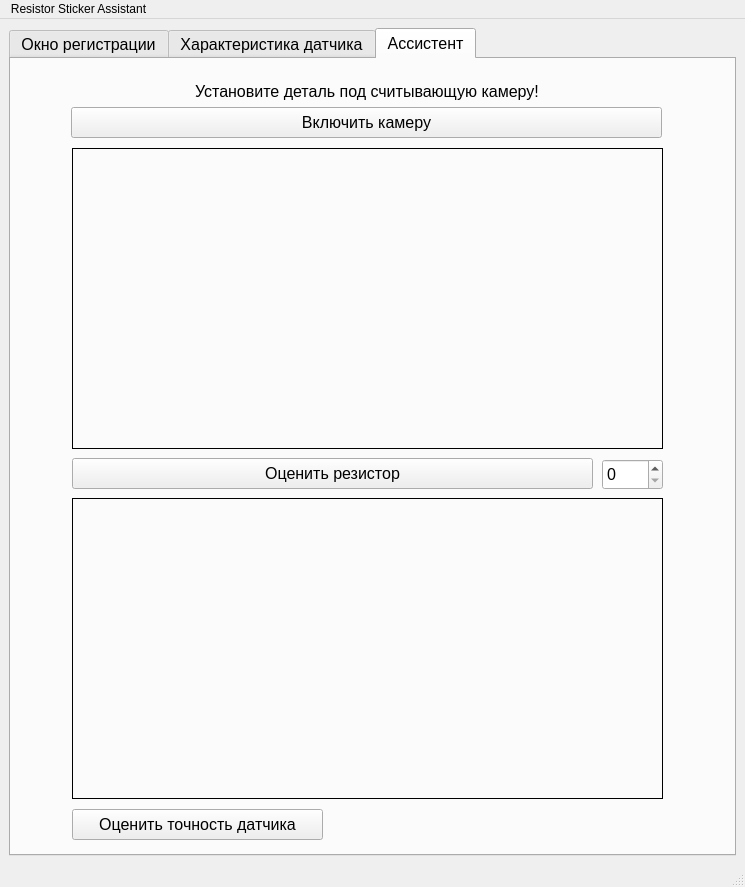
<?xml version="1.0" encoding="UTF-8"?>
<ui version="4.0">
 <class>MainWindow</class>
 <widget class="QMainWindow" name="MainWindow">
  <property name="geometry">
   <rect>
    <x>0</x>
    <y>0</y>
    <width>745</width>
    <height>887</height>
   </rect>
  </property>
  <property name="windowTitle">
   <string>MainWindow</string>
  </property>
  <widget class="QWidget" name="centralwidget">
   <layout class="QHBoxLayout" name="horizontalLayout">
    <item>
     <widget class="QTabWidget" name="tabWidget">
      <property name="font">
       <font>
        <pointsize>12</pointsize>
       </font>
      </property>
      <property name="tabShape">
       <enum>QTabWidget::Rounded</enum>
      </property>
      <property name="currentIndex">
       <number>2</number>
      </property>
      <property name="iconSize">
       <size>
        <width>30</width>
        <height>30</height>
       </size>
      </property>
      <widget class="QWidget" name="Home">
       <attribute name="title">
        <string>Окно регистрации</string>
       </attribute>
       <widget class="QLabel" name="avatarWorkerPicture">
        <property name="geometry">
         <rect>
          <x>70</x>
          <y>80</y>
          <width>231</width>
          <height>281</height>
         </rect>
        </property>
        <property name="frameShape">
         <enum>QFrame::Box</enum>
        </property>
        <property name="text">
         <string/>
        </property>
       </widget>
       <widget class="QLabel" name="nameTextLabel">
        <property name="geometry">
         <rect>
          <x>350</x>
          <y>210</y>
          <width>81</width>
          <height>20</height>
         </rect>
        </property>
        <property name="text">
         <string>Имя:</string>
        </property>
       </widget>
       <widget class="QLabel" name="surnameTextLabel">
        <property name="geometry">
         <rect>
          <x>350</x>
          <y>170</y>
          <width>81</width>
          <height>20</height>
         </rect>
        </property>
        <property name="text">
         <string>Фамилия:</string>
        </property>
       </widget>
       <widget class="QLabel" name="patronymicTextLabel">
        <property name="geometry">
         <rect>
          <x>350</x>
          <y>250</y>
          <width>81</width>
          <height>20</height>
         </rect>
        </property>
        <property name="text">
         <string>Пароль:</string>
        </property>
       </widget>
       <widget class="QTextEdit" name="enterSurnameTextBox">
        <property name="geometry">
         <rect>
          <x>440</x>
          <y>160</y>
          <width>221</width>
          <height>31</height>
         </rect>
        </property>
        <property name="verticalScrollBarPolicy">
         <enum>Qt::ScrollBarAlwaysOff</enum>
        </property>
        <property name="placeholderText">
         <string>Введите фамилию</string>
        </property>
       </widget>
       <widget class="QTextEdit" name="enterNameTextBox">
        <property name="geometry">
         <rect>
          <x>440</x>
          <y>200</y>
          <width>221</width>
          <height>31</height>
         </rect>
        </property>
        <property name="verticalScrollBarPolicy">
         <enum>Qt::ScrollBarAlwaysOff</enum>
        </property>
        <property name="placeholderText">
         <string>Введите имя</string>
        </property>
       </widget>
       <widget class="QTextEdit" name="enterPatronymicTextBox">
        <property name="geometry">
         <rect>
          <x>440</x>
          <y>240</y>
          <width>221</width>
          <height>31</height>
         </rect>
        </property>
        <property name="verticalScrollBarPolicy">
         <enum>Qt::ScrollBarAlwaysOff</enum>
        </property>
        <property name="placeholderText">
         <string>Введите пароль</string>
        </property>
       </widget>
       <widget class="QPushButton" name="loginButton">
        <property name="geometry">
         <rect>
          <x>230</x>
          <y>450</y>
          <width>231</width>
          <height>41</height>
         </rect>
        </property>
        <property name="text">
         <string>Войти</string>
        </property>
       </widget>
       <widget class="QPushButton" name="signinButton">
        <property name="geometry">
         <rect>
          <x>230</x>
          <y>530</y>
          <width>231</width>
          <height>41</height>
         </rect>
        </property>
        <property name="text">
         <string>Зарегестрироваться</string>
        </property>
       </widget>
       <widget class="QLabel" name="orTextLabel">
        <property name="geometry">
         <rect>
          <x>330</x>
          <y>500</y>
          <width>31</width>
          <height>16</height>
         </rect>
        </property>
        <property name="text">
         <string>или</string>
        </property>
       </widget>
       <widget class="QLabel" name="errorMessageLabel">
        <property name="geometry">
         <rect>
          <x>230</x>
          <y>590</y>
          <width>231</width>
          <height>31</height>
         </rect>
        </property>
        <property name="text">
         <string/>
        </property>
       </widget>
      </widget>
      <widget class="QWidget" name="SensorType">
       <attribute name="title">
        <string>Характеристика датчика</string>
       </attribute>
       <widget class="QPushButton" name="spotTypeSensorButton">
        <property name="geometry">
         <rect>
          <x>70</x>
          <y>80</y>
          <width>591</width>
          <height>41</height>
         </rect>
        </property>
        <property name="text">
         <string>Определить параметры датчика</string>
        </property>
       </widget>
       <widget class="QWidget" name="layoutWidget_2">
        <property name="geometry">
         <rect>
          <x>70</x>
          <y>30</y>
          <width>591</width>
          <height>41</height>
         </rect>
        </property>
        <layout class="QHBoxLayout" name="horizontalLayout_5">
         <item>
          <widget class="QLabel" name="sensorInfoLabel">
           <property name="font">
            <font>
             <pointsize>12</pointsize>
            </font>
           </property>
           <property name="text">
            <string> Введите идентификатор датчика: </string>
           </property>
          </widget>
         </item>
         <item>
          <widget class="QTextEdit" name="sensorInfoInput"/>
         </item>
        </layout>
       </widget>
       <widget class="QPlainTextEdit" name="plainTextEdit">
        <property name="geometry">
         <rect>
          <x>-240</x>
          <y>330</y>
          <width>104</width>
          <height>78</height>
         </rect>
        </property>
       </widget>
       <widget class="QLabel" name="sensorParamsLabel">
        <property name="geometry">
         <rect>
          <x>80</x>
          <y>130</y>
          <width>181</width>
          <height>31</height>
         </rect>
        </property>
        <property name="text">
         <string>Параметры датчика</string>
        </property>
       </widget>
       <widget class="Line" name="line">
        <property name="geometry">
         <rect>
          <x>250</x>
          <y>140</y>
          <width>411</width>
          <height>20</height>
         </rect>
        </property>
        <property name="orientation">
         <enum>Qt::Horizontal</enum>
        </property>
       </widget>
       <widget class="Line" name="line_2">
        <property name="geometry">
         <rect>
          <x>650</x>
          <y>150</y>
          <width>20</width>
          <height>201</height>
         </rect>
        </property>
        <property name="orientation">
         <enum>Qt::Vertical</enum>
        </property>
       </widget>
       <widget class="Line" name="line_3">
        <property name="geometry">
         <rect>
          <x>70</x>
          <y>340</y>
          <width>591</width>
          <height>20</height>
         </rect>
        </property>
        <property name="orientation">
         <enum>Qt::Horizontal</enum>
        </property>
       </widget>
       <widget class="Line" name="line_4">
        <property name="geometry">
         <rect>
          <x>60</x>
          <y>150</y>
          <width>20</width>
          <height>201</height>
         </rect>
        </property>
        <property name="orientation">
         <enum>Qt::Vertical</enum>
        </property>
       </widget>
       <widget class="QLabel" name="label_2">
        <property name="geometry">
         <rect>
          <x>110</x>
          <y>170</y>
          <width>251</width>
          <height>16</height>
         </rect>
        </property>
        <property name="text">
         <string>Номинальная нагрузка</string>
        </property>
       </widget>
       <widget class="QLabel" name="label_3">
        <property name="geometry">
         <rect>
          <x>110</x>
          <y>200</y>
          <width>251</width>
          <height>16</height>
         </rect>
        </property>
        <property name="text">
         <string>Вес датчика</string>
        </property>
       </widget>
       <widget class="QLabel" name="label_4">
        <property name="geometry">
         <rect>
          <x>110</x>
          <y>230</y>
          <width>251</width>
          <height>16</height>
         </rect>
        </property>
        <property name="text">
         <string>Класс точности</string>
        </property>
       </widget>
       <widget class="QLabel" name="label_5">
        <property name="geometry">
         <rect>
          <x>110</x>
          <y>260</y>
          <width>251</width>
          <height>16</height>
         </rect>
        </property>
        <property name="text">
         <string>Материал корпуса</string>
        </property>
       </widget>
       <widget class="QLabel" name="label_6">
        <property name="geometry">
         <rect>
          <x>560</x>
          <y>170</y>
          <width>54</width>
          <height>14</height>
         </rect>
        </property>
        <property name="text">
         <string>т</string>
        </property>
       </widget>
       <widget class="QLabel" name="label_7">
        <property name="geometry">
         <rect>
          <x>560</x>
          <y>200</y>
          <width>54</width>
          <height>14</height>
         </rect>
        </property>
        <property name="text">
         <string>кг</string>
        </property>
       </widget>
       <widget class="QLabel" name="sensorRatedLoad">
        <property name="geometry">
         <rect>
          <x>370</x>
          <y>170</y>
          <width>61</width>
          <height>16</height>
         </rect>
        </property>
        <property name="text">
         <string/>
        </property>
       </widget>
       <widget class="QLabel" name="sensorWeight">
        <property name="geometry">
         <rect>
          <x>370</x>
          <y>200</y>
          <width>61</width>
          <height>16</height>
         </rect>
        </property>
        <property name="text">
         <string/>
        </property>
       </widget>
       <widget class="QLabel" name="sensorAccuracyClass">
        <property name="geometry">
         <rect>
          <x>370</x>
          <y>230</y>
          <width>61</width>
          <height>16</height>
         </rect>
        </property>
        <property name="text">
         <string/>
        </property>
       </widget>
       <widget class="QLabel" name="sensorMaterial">
        <property name="geometry">
         <rect>
          <x>370</x>
          <y>260</y>
          <width>61</width>
          <height>16</height>
         </rect>
        </property>
        <property name="text">
         <string/>
        </property>
       </widget>
       <widget class="QLabel" name="label_12">
        <property name="geometry">
         <rect>
          <x>110</x>
          <y>290</y>
          <width>251</width>
          <height>16</height>
         </rect>
        </property>
        <property name="text">
         <string>Входные сопротивления</string>
        </property>
       </widget>
       <widget class="QLabel" name="label_13">
        <property name="geometry">
         <rect>
          <x>110</x>
          <y>320</y>
          <width>251</width>
          <height>16</height>
         </rect>
        </property>
        <property name="text">
         <string>Выходные сопротивления</string>
        </property>
       </widget>
       <widget class="QLabel" name="sensorInputImpedance">
        <property name="geometry">
         <rect>
          <x>370</x>
          <y>290</y>
          <width>61</width>
          <height>16</height>
         </rect>
        </property>
        <property name="text">
         <string/>
        </property>
       </widget>
       <widget class="QLabel" name="sensorOutputImpedances">
        <property name="geometry">
         <rect>
          <x>370</x>
          <y>320</y>
          <width>61</width>
          <height>16</height>
         </rect>
        </property>
        <property name="text">
         <string/>
        </property>
       </widget>
       <widget class="QLabel" name="label_16">
        <property name="geometry">
         <rect>
          <x>560</x>
          <y>300</y>
          <width>54</width>
          <height>14</height>
         </rect>
        </property>
        <property name="text">
         <string>Ом</string>
        </property>
       </widget>
       <widget class="QLabel" name="label_17">
        <property name="geometry">
         <rect>
          <x>560</x>
          <y>320</y>
          <width>54</width>
          <height>14</height>
         </rect>
        </property>
        <property name="text">
         <string>Ом</string>
        </property>
       </widget>
       <widget class="QLabel" name="sensorTypePicture">
        <property name="geometry">
         <rect>
          <x>70</x>
          <y>380</y>
          <width>591</width>
          <height>371</height>
         </rect>
        </property>
        <property name="frameShape">
         <enum>QFrame::Box</enum>
        </property>
        <property name="text">
         <string/>
        </property>
       </widget>
      </widget>
      <widget class="QWidget" name="StickerAssistant">
       <attribute name="title">
        <string>Ассистент</string>
       </attribute>
       <widget class="QPushButton" name="enableCameraButton">
        <property name="geometry">
         <rect>
          <x>60</x>
          <y>48</y>
          <width>591</width>
          <height>31</height>
         </rect>
        </property>
        <property name="text">
         <string>Включить камеру</string>
        </property>
       </widget>
       <widget class="QLabel" name="videoStreamWindow">
        <property name="geometry">
         <rect>
          <x>61</x>
          <y>89</y>
          <width>591</width>
          <height>301</height>
         </rect>
        </property>
        <property name="frameShape">
         <enum>QFrame::Box</enum>
        </property>
        <property name="text">
         <string/>
        </property>
       </widget>
       <widget class="QLabel" name="editedPictureWindow">
        <property name="geometry">
         <rect>
          <x>61</x>
          <y>439</y>
          <width>591</width>
          <height>301</height>
         </rect>
        </property>
        <property name="frameShape">
         <enum>QFrame::Box</enum>
        </property>
        <property name="text">
         <string/>
        </property>
       </widget>
       <widget class="QWidget" name="layoutWidget">
        <property name="geometry">
         <rect>
          <x>60</x>
          <y>20</y>
          <width>591</width>
          <height>24</height>
         </rect>
        </property>
        <layout class="QHBoxLayout" name="horizontalLayout_4">
         <item>
          <spacer name="horizontalSpacer_3">
           <property name="orientation">
            <enum>Qt::Horizontal</enum>
           </property>
           <property name="sizeHint" stdset="0">
            <size>
             <width>18</width>
             <height>20</height>
            </size>
           </property>
          </spacer>
         </item>
         <item>
          <widget class="QLabel" name="prepareDetailCommand_2">
           <property name="text">
            <string>Установите деталь под считывающую камеру!</string>
           </property>
          </widget>
         </item>
         <item>
          <spacer name="horizontalSpacer_4">
           <property name="orientation">
            <enum>Qt::Horizontal</enum>
           </property>
           <property name="sizeHint" stdset="0">
            <size>
             <width>18</width>
             <height>20</height>
            </size>
           </property>
          </spacer>
         </item>
        </layout>
       </widget>
       <widget class="QPushButton" name="getCameraFrameButton">
        <property name="geometry">
         <rect>
          <x>61</x>
          <y>399</y>
          <width>521</width>
          <height>31</height>
         </rect>
        </property>
        <property name="text">
         <string>Оценить резистор</string>
        </property>
       </widget>
       <widget class="QSpinBox" name="numberOfResistor">
        <property name="geometry">
         <rect>
          <x>591</x>
          <y>400</y>
          <width>61</width>
          <height>31</height>
         </rect>
        </property>
       </widget>
       <widget class="QPushButton" name="accuracyButton">
        <property name="geometry">
         <rect>
          <x>61</x>
          <y>750</y>
          <width>251</width>
          <height>31</height>
         </rect>
        </property>
        <property name="text">
         <string>Оценить точность датчика</string>
        </property>
       </widget>
       <widget class="QLabel" name="accuracyValue">
        <property name="geometry">
         <rect>
          <x>323</x>
          <y>754</y>
          <width>331</width>
          <height>21</height>
         </rect>
        </property>
        <property name="text">
         <string/>
        </property>
       </widget>
      </widget>
     </widget>
    </item>
   </layout>
  </widget>
  <widget class="QStatusBar" name="statusbar"/>
  <widget class="QMenuBar" name="menubar">
   <property name="geometry">
    <rect>
     <x>0</x>
     <y>0</y>
     <width>745</width>
     <height>23</height>
    </rect>
   </property>
   <widget class="QMenu" name="menuResistor_Sticker_Assistant">
    <property name="title">
     <string>Resistor Sticker Assistant</string>
    </property>
    <addaction name="separator"/>
   </widget>
   <addaction name="menuResistor_Sticker_Assistant"/>
  </widget>
 </widget>
 <resources/>
 <connections/>
</ui>
